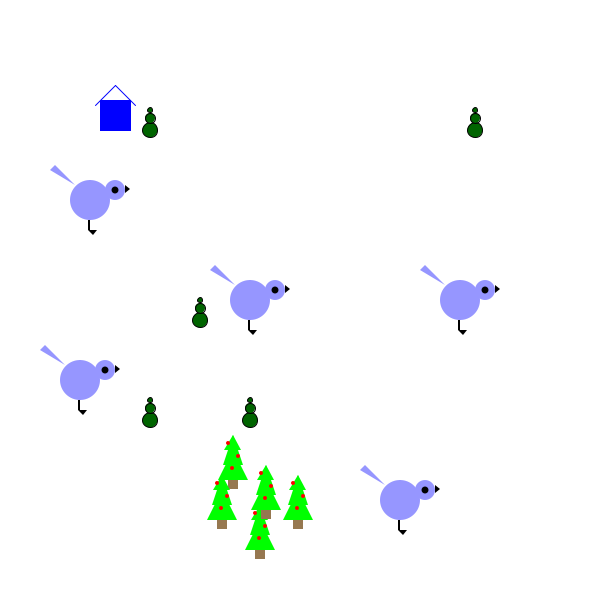
Frame 1 (no input)
Frame 60 (the mouse pressed at the canvas centre just before this capture): identical to frame 1, image omitted
Frame 120 (the mouse held since frame 60 and released just before this capture): identical to frame 1, image omitted

The Processing sketch that drew this single still picture (run headless with seeded random() and noise(); from frame 60 on, the mouse is pressed at the canvas centre):

// Processing sketch: John_Finley_Snowman_sharedfunction
// ── John_Finley_Snowman_sharedfunction.pde
// Add your variables here
void setup() {
  size(600, 600);  
}
void draw() {
  background(255);
  house(100, 100);
  snowMan(150, 110);
  snowMan(150, 400);
  snowMan(200, 300); 
  snowMan(250, 400); 
  snowMan(475, 110);
  tree(250, 490);
  tree(223, 420);
  tree(256, 450);
  tree(288, 460);
  tree(212, 460);
  MakeTweety(460,  300);
  MakeTweety(90,  200);
  MakeTweety(80,  380);
  MakeTweety(400, 500);
  MakeTweety(250, 300);
}

// Draws a house
// xpos - the x position of the house
// ypos - the y position of the house
void house(int xpos, int ypos) {
  stroke(0,0,255);
  fill(0,0,255);
  rect(xpos, ypos, 30, 30);
  line(xpos - 5, ypos + 5, xpos + 15, ypos - 15);
  line(xpos + 15, ypos - 15, xpos + 35, ypos + 5);
}

void snowMan(int x, int y){ //x is the x position of the snowman's circles
  stroke(0,0,0);          //y is the y [position of the snowman's circles
  fill(0,100,0);
  ellipse(x, y+20, 15, 15);
  ellipse(x, y+8, 10, 10);
  ellipse(x, y, 5, 5);
}

void tree(int x, int y){
  noStroke();
  fill(150,120,80); //brown
  rect(x+5,y+59,10,10); //stump

  fill(0,255,0); //green
  triangle(x+10, y+15, x+18, y+30, x+1, y+30); //top
  triangle(x+10, y+15, x+20, y+45, x,   y+45); //middle
  triangle(x+10, y+30, x+25, y+60, x-5, y+60); //bottom

  fill(255,0,0); //brown
  ellipse(x+5,y+23,4,4); //ornament
  ellipse(x+15,y+36,4,4); //ornament
  ellipse(x+9,y+48,4,4); //ornament
}

void MakeTweety(int posX, int posY){
  // Draw fat tweetie
  fill(150,150,255);
  noStroke();
  ellipse(posX, posY, 40, 40);
  ellipse(posX+25, posY-10, 20, 20);
  triangle(posX-15, posY-15, posX-40, posY-30, posX-35, posY-35);
  fill(#000000);
  ellipse(posX+25, posY-10, 7, 7);
  triangle(posX+35, posY-15, posX+40, posY-11, posX+35, posY-7);
  fill(#000000);
  rect(posX-2, posY+20, 2, 10);
  triangle(posX-2, posY+30, posX+7, posY+30, posX+3, posY+35);
}
